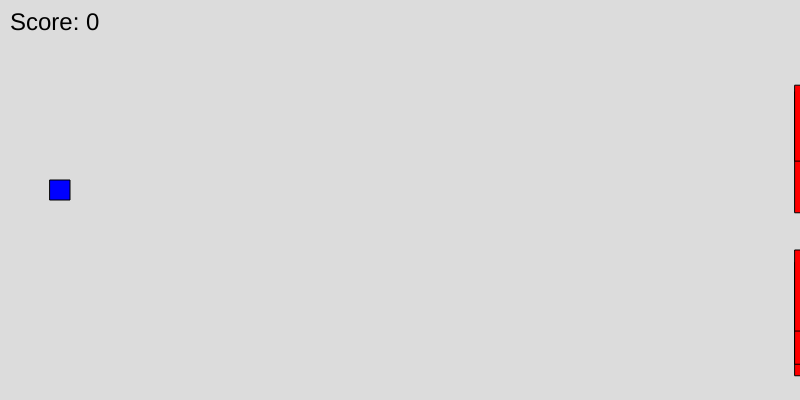
Frame 1 (no input)
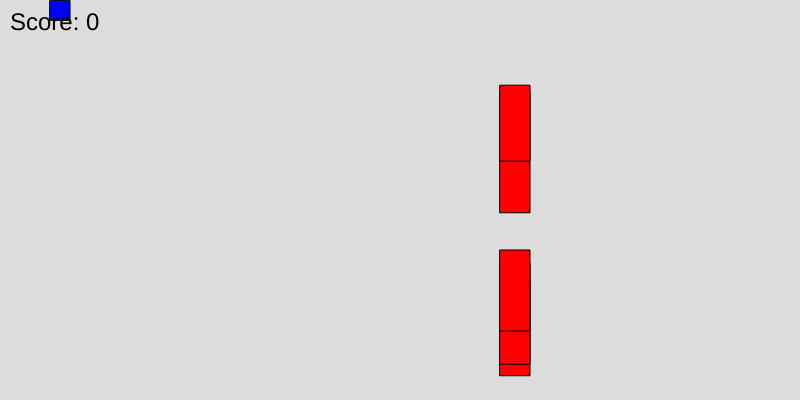
Frame 60 (no input)
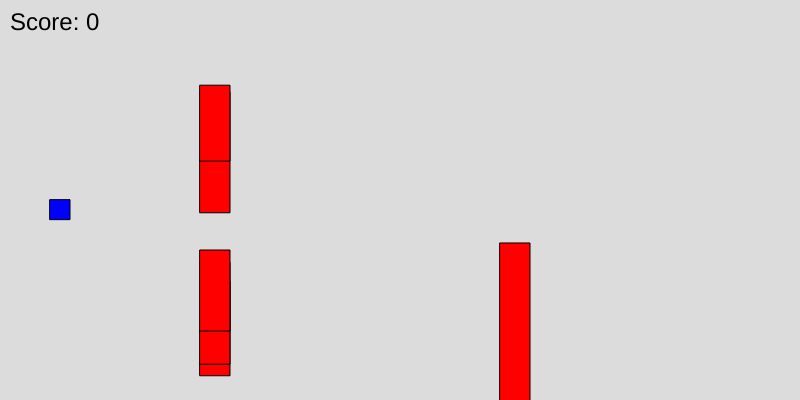
Frame 120 (the mouse pressed at the canvas centre since frame 60)

The p5.js sketch that drew these frames (run headless with seeded random() and noise() and a simulated clock; from frame 60 on, the mouse is pressed at the canvas centre):

// p5.js sketch
// ── sketch.js
// Game variables
var playerY;
var obstacleX;
var obstacleWidth;
var speed;
var score;
var gameover;
var obstacles;

// Button variables
var restartButton;

// Preload function (optional)
function preload() {
  // You can load any assets here (e.g., images, sounds)
}

// Setup function
function setup() {
  createCanvas(800, 400);
  playerY = height / 2;
  obstacleX = width;
  obstacleWidth = 30;
  speed = 5;
  score = 0;
  gameover = false;
  obstacles = [];

  // Create restart button
  restartButton = createButton("Restart");
  restartButton.position(width / 2 - 40, height / 2 + 20);
  restartButton.mousePressed(restartGame);
  restartButton.hide();

  // Add initial obstacles
  for (var i = 0; i < 5; i++) {
    obstacles.push(createObstacle());
  }
}

// Draw function
function draw() {
  background(220);

  // Update player position
  if (!gameover) {
    playerY += (mouseY - playerY) * 0.1;
  }

  // Draw player
  fill("blue");
  rect(50, playerY, 20, 20);

  // Move and draw obstacles
  for (var i = obstacles.length - 1; i >= 0; i--) {
    obstacles[i].x -= speed;
    drawObstacle(obstacles[i]);

    // Check collision with player
    if (
      playerY < obstacles[i].y + obstacles[i].height &&
      playerY + 20 > obstacles[i].y &&
      50 < obstacles[i].x + obstacles[i].width &&
      50 + 20 > obstacles[i].x
    ) {
      gameover = true;
      restartButton.show();
      noLoop();
      break;
    }

    // Remove obstacles that have moved off the screen
    if (obstacles[i].x + obstacles[i].width < 0) {
      obstacles.splice(i, 1);
      score++;

      // Increase speed every 5 points
      if (score % 5 === 0) {
        speed += 1;
      }
    }
  }

  // Add new obstacles
  if (!gameover && frameCount % 60 === 0) {
    obstacles.push(createObstacle());
  }

  // Display score
  fill("black");
  textSize(24);
  text("Score: " + score, 10, 30);

  // Display "Game Over" message
  if (gameover) {
    textSize(36);
    textAlign(CENTER, CENTER);
    text("Game Over", width / 2, height / 2);
  }
}

// Restart the game
function restartGame() {
  score = 0;
  speed = 5;
  gameover = false;
  obstacles = [];
  restartButton.hide();
  loop();
}

// Create a new obstacle
function createObstacle() {
  var obstacle = {
    x: width,
    y: random(height - 50),
    width: obstacleWidth,
    height: random(50, 200)
  };
  return obstacle;
}

// Draw an obstacle
function drawObstacle(obstacle) {
  fill("red");
  rect(obstacle.x, obstacle.y, obstacle.width, obstacle.height);
}

// Initialize the game using p5.js functions
// These will automatically call preload(), setup(), and draw() for you
new p5();
